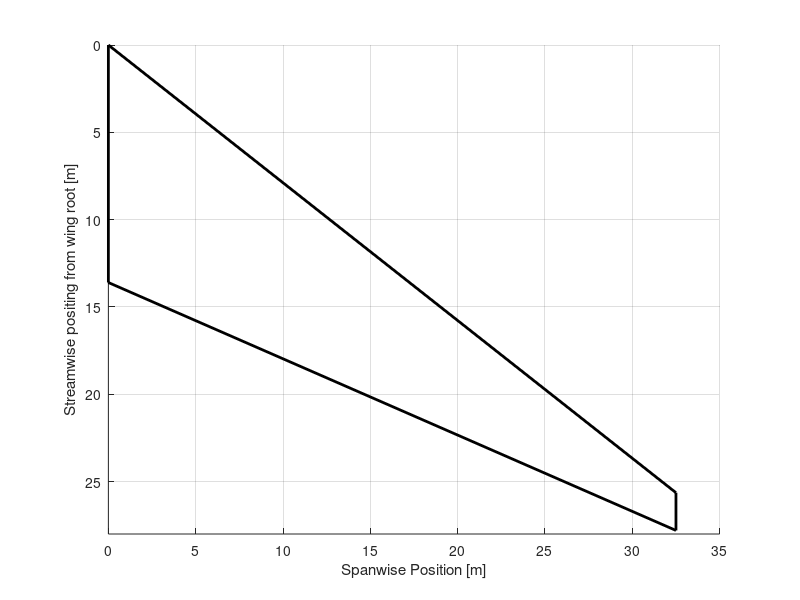

This figure's MATLAB source: (Note: this script raises an error after producing the figure.)
clear
clc
close all


%% === Planform === %


% Given data
b = 65;         % Span in meters
sweep_c4 = 31.5;

% Calculate reference area and chord lengths
c_root = 13.6;
c_tip = 2.16;

% Convert quarter-chord sweep angle to radians
sweep_c4_rad = deg2rad(sweep_c4);

% Calculate Leading Edge (LE) and Trailing Edge (TE) sweep angles in radians
sweep_LE_rad = atan(tan(sweep_c4_rad) + (c_root - c_tip) / b);
sweep_TE_rad = atan(tan(sweep_c4_rad) - (c_root - c_tip) / b);

% Calculate x-positions of leading and trailing edges at root and tip
x_le_root = 0;                             % Leading edge at root (0, 0)
x_le_tip = (b / 2) * tan(sweep_LE_rad);    % Leading edge at tip
x_te_root = x_le_root + c_root;            % Trailing edge at root
x_te_tip = x_le_tip + c_tip;               % Trailing edge at tip

% Plot the wing planform
%figure;
hold on;
plot([0,b/2],[x_le_root,x_le_tip], 'k-', 'LineWidth', 2); % Leading edge
plot([0,b/2], [x_te_root,x_te_tip], 'k-', 'LineWidth', 2); % Trailing edge
plot([0,0], [x_le_root, x_te_root], 'k-', 'LineWidth', 2); % Root chord
plot([b/2,b/2], [x_le_tip, x_te_tip], 'k-', 'LineWidth', 2); % Tip chord
axis ij


% Add labels and title
xlabel('Spanwise Position [m]');
ylabel('Streamwise positing from wing root [m]');
%title('Wing Planform');
axis equal;
grid on;
xlim([0,35])
ylim([0,28])




%% === Fuselage === %%

fuselage_diam = 6.49;   % fuselage diameter (m)
fuselage_rad = fuselage_diam/2; % fuselage radius (m)

xline(fuselage_rad,'k--',LineWidth=2)



%% === SPARS === %%

% Calculate Front and Rear Spar sweep angles in radians
sweep_FrontSpar_rad = atan(tan(sweep_c4_rad) + 0.2*(c_root - c_tip) / b);
sweep_RearSpar_rad = atan(tan(sweep_c4_rad) - 0.8*(c_root - c_tip) / b);

% Calculate x-positions of leading and trailing edges at root and tip
x_fs_root = 0.2*c_root;                             % Front Spar at root
x_fs_tip = x_le_tip + 0.2 * c_tip;    % Front Spar at tip
x_rs_root = 0.8 * c_root;            % Rear Spar at root
x_rs_tip = x_le_tip + 0.8 * c_tip;               % Rear Spar at tip

plot([0,b/2],[x_fs_root,x_fs_tip], 'b-', 'LineWidth', 2.2); % Leading edge
plot([0,b/2], [x_rs_root,x_rs_tip], 'b-', 'LineWidth', 2.2); % Trailing edge





%% === Ribs === %%

%Rib_Locations = [4,5,6,7.2,8.5,10,12,15,19,24,30];
Rib_Locations = [4.81741567509198	6.38949949290096	7.96352337233209	9.54286442552014	11.1278270411260	12.7204513838344	14.3305523544488	15.9606484058625	17.6131554263673	19.2899345429857	20.9913206370639	22.7260840110450	24.5343144078981	26.4848207410255	28.2951722981210	30.1601667409953];


% Define two points (x1, y1) and (x2, y2)
x_fs = [0, b/2];  % X-coordinates of two points
y_fs = [x_fs_root, x_fs_tip];  % Y-coordinates of two points
% x_rs = [0, b/2];  % X-coordinates of two points
% y_rs = [x_rs_root, x_rs_tip];  % Y-coordinates of two points

% Interpolate y-values using linear interpolation
front_spar_interp = interp1(x_fs, y_fs, Rib_Locations, 'linear');
%rear_spar_interp = interp1(x_rs, y_rs, Rib_Locations, 'linear');

% Rib Line
%scatter(Rib_Locations,front_spar_interp)

% Define constants
m1 = 0.5072;      % Slope of first line
c1 = 10.88;       % Intercept of first line
m2 = 625/449;     % Slope of second line

% Calculate intersection points
x_rear_spar_rib = ((m2 .* Rib_Locations) + front_spar_interp - c1) ./ (m1 + m2);
y_rear_spar_rib = m1 * x_rear_spar_rib + c1;



% Plot Ribs

for i = 1:length(Rib_Locations)
    plot([Rib_Locations(i),x_rear_spar_rib(i)],[front_spar_interp(i),y_rear_spar_rib(i)],'r-',  'LineWidth', 2)
end



%% === Pseudo Ribs === %%

Pseudo_rib_Locations = linspace(fuselage_rad,b/2,25);

% Define two points (x1, y1) and (x2, y2)
x_le = [0, b/2];  % X-coordinates of two points
y_le = [x_le_root, x_le_tip];  % Y-coordinates of two points
% x_rs = [0, b/2];  % X-coordinates of two points
% y_rs = [x_rs_root, x_rs_tip];  % Y-coordinates of two points

% Interpolate y-values using linear interpolation
le_interp = interp1(x_le, y_le, Pseudo_rib_Locations, 'linear');
%rear_spar_interp = interp1(x_rs, y_rs, Rib_Locations, 'linear');

% Rib Line
%scatter(Rib_Locations,front_spar_interp)

% Define constants
m1 = 0.7184;      % Slope of first line
c1 = 2.72;       % Intercept of first line
m2 = 625/449;     % Slope of second line

% Calculate intersection points
x_pseudo_rib = ((m2 .* Pseudo_rib_Locations) + le_interp - c1) ./ (m1 + m2);
y_pseudo_rib = m1 * x_pseudo_rib + c1;


% Plot Pseudo Ribs

for i = 2:length(Pseudo_rib_Locations)
    plot([Pseudo_rib_Locations(i),x_pseudo_rib(i)],[le_interp(i),y_pseudo_rib(i)],'Color','[0.3922    0.8314    0.0745]',  'LineWidth', 2)
end




%% === Stringers === %%

taper = c_tip/c_root;
c_fuselage = c_root * (1 - (1-taper)*(2*fuselage_rad/b));

x_stringer_start = 0.7184*fuselage_rad + 2.72;
x_stringer_end = 0.5072*fuselage_rad + 10.88;
Stringer_Locations = linspace(x_fs_root,x_rs_root,20);
%Stringer_Locations = linspace(x_stringer_start,x_stringer_end,20);


% Stringer Line
%scatter(zeros(size(Stringer_Locations)),Stringer_Locations)

% Define constants
m1 = 0.7184;      % Slope of first line
c1 = 2.72;       % Intercept of first line
m2 = 0.5072;     % Slope of second line

% Calculate intersection points
x_stringer = (Stringer_Locations - 2.72)./(0.7184-0.5072);
y_stringer = m1 * x_stringer + c1;
x_stringer2 = x_stringer;
y_stringer2 = y_stringer;
Stringer_Locations2 = Stringer_Locations;


% Plot Stringers

for i = 1:length(Stringer_Locations)-1
    if x_stringer(i) > b/2
        x_stringer(i) = b/2;
        y_stringer(i) = 0.5072 * x_stringer(i) + Stringer_Locations(i);
    % elseif x_stringer(i) < fuselage_rad
    %     x_stringer(i) = fuselage_rad;
    %     y_stringer(i) = 0.5072 * x_stringer(i) + Stringer_Locations(i);
    end

    if x_stringer(i) > fuselage_rad
        x_stringer2(i) = fuselage_rad;
        y_stringer2(i) = 0.5072 * x_stringer2(i) + Stringer_Locations(i);
        Stringer_Locations2(i) = Stringer_Locations(i);
    end

    plot([0,x_stringer(i)],[Stringer_Locations(i),y_stringer(i)],'Color','[0.6510    0.6510    0.6510]',  'LineWidth', 1)
    plot([0,x_stringer2(i)],[Stringer_Locations2(i),y_stringer2(i)],'Color','[1,1,1]',  'LineWidth', 1)
   
end
%scatter(x_stringer,y_stringer)
%%
legend('','','','','Fuselage','Spars','', 'Ribs','','','','','','','','','','','','','', '','','','','','','','','','','', 'Pseudo Ribs','','','','','','','','','','','','','','','','','','','','','','', 'Stringers')




